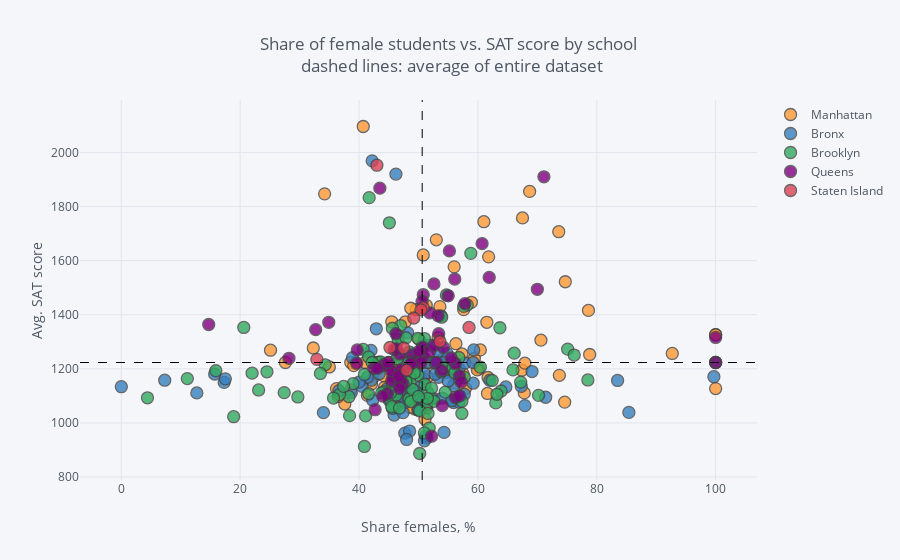

The code cell stored with this chart in its notebook:
### Markdown cell above
Schools exhibit higher SAT-scores when the share of females is higher, but the correlation is pretty weak (~ 0.1).

### Code cell
print('Interactive Map - Share of female students vs. SAT score by school')
with warnings.catch_warnings(): # to catch FutureWarning about np.module being used in pandas
    warnings.filterwarnings("ignore",category=FutureWarning)
    combined.iplot(
        x='female_per',
        y='sat_score',
        categories='boro',
        text="SCHOOL NAME",
        vline= {"x":combined["female_per"].mean(),
                "color":"#000000",
                "dash": "dash"
               },
        hline={"y":combined["sat_score"].mean(),
               "color":"#000000",
               "dash": "dash"
              },
        xTitle='Share females, %',
        yTitle='Avg. SAT score',
        title='Share of female students vs. SAT score by school <br> dashed lines: average of entire dataset'
    )

### Figure 1 — Plotly figure (JSON) as saved in the notebook; plotly's stock layout.template omitted (floating-point values rounded to 4 significant figures)
{"data": [{"marker": {"color": "rgba(255, 153, 51, 1.0)", "line": {"width": 1.3}, "opacity": 0.8, "size": 12, "symbol": "circle"}, "mode": "markers", "name": "Manhattan", "text": ["HENRY STREET SCHOOL FOR INTERNATIONAL STUDIES", "UNIVERSITY NEIGHBORHOOD HIGH SCHOOL", "EAST SIDE COMMUNITY SCHOOL", "MARTA VALLE HIGH SCHOOL", "NEW EXPLORATIONS INTO SCIENCE, TECHNOLOGY AND MATH HIGH SCHOOL", "BARD HIGH SCHOOL EARLY COLLEGE", "47 THE AMERICAN SIGN LANGUAGE AND ENGLISH SECONDARY SCHOOL", "FOOD AND FINANCE HIGH SCHOOL", "ESSEX STREET ACADEMY", "HIGH SCHOOL OF HOSPITALITY MANAGEMENT", "PACE HIGH SCHOOL", "URBAN ASSEMBLY SCHOOL OF DESIGN AND CONSTRUCTION, THE", "FACING HISTORY SCHOOL, THE", "URBAN ASSEMBLY ACADEMY OF GOVERNMENT AND LAW, THE", "LOWER MANHATTAN ARTS ACADEMY", "URBAN ASSEMBLY SCHOOL OF BUSINESS FOR YOUNG WOMEN, THE", "GRAMERCY ARTS HIGH SCHOOL", "NYC ISCHOOL", "MANHATTAN BUSINESS ACADEMY", "BUSINESS OF SPORTS SCHOOL", "THE HIGH SCHOOL FOR LANGUAGE AND DIPLOMACY", "HIGH SCHOOL FOR ENVIRONMENTAL STUDIES", "PROFESSIONAL PERFORMING ARTS HIGH SCHOOL", "BARUCH COLLEGE CAMPUS HIGH SCHOOL", "N.Y.C. LAB SCHOOL FOR COLLABORATIVE STUDIES", "N.Y.C. MUSEUM SCHOOL", "ELEANOR ROOSEVELT HIGH SCHOOL", "MILLENNIUM HIGH SCHOOL", "LANDMARK HIGH SCHOOL", "HIGH SCHOOL FOR HEALTH PROFESSIONS AND HUMAN SERVICES", "LEADERSHIP AND PUBLIC SERVICE HIGH SCHOOL", "MANHATTAN ACADEMY FOR ARTS & LANGUAGE", "HUDSON HIGH SCHOOL OF LEARNING TECHNOLOGIES", "INTERNATIONAL HIGH SCHOOL AT UNION SQUARE", "MANHATTAN VILLAGE ACADEMY", "VANGUARD HIGH SCHOOL", "MANHATTAN INTERNATIONAL HIGH SCHOOL", "STUYVESANT HIGH SCHOOL", "HIGH SCHOOL OF ECONOMICS AND FINANCE", "UNITY CENTER FOR URBAN TECHNOLOGIES", "TALENT UNLIMITED HIGH SCHOOL", "MURRY BERGTRAUM HIGH SCHOOL FOR BUSINESS CAREERS", "JACQUELINE KENNEDY ONASSIS HIGH SCHOOL", "REPERTORY COMPANY HIGH SCHOOL FOR THEATRE ARTS", "MANHATTAN BRIDGES HIGH SCHOOL", "NEW DESIGN HIGH SCHOOL", "HIGH SCHOOL FOR DUAL LANGUAGE AND ASIAN STUDIES", "THE URBAN ASSEMBLY NEW YORK HARBOR SCHOOL", "RICHARD R. GREEN HIGH SCHOOL OF TEACHING", "THE HIGH SCHOOL OF FASHION INDUSTRIES", "HUMANITIES PREPARATORY ACADEMY", "CHELSEA CAREER AND TECHNICAL EDUCATION HIGH SCHOOL", "ART AND DESIGN HIGH SCHOOL", "LIFE SCIENCES SECONDARY SCHOOL", "HIGH SCHOOL FOR ARTS, IMAGINATION AND INQUIRY", "URBAN ASSEMBLY SCHOOL FOR MEDIA STUDIES, THE", "THE URBAN ASSEMBLY SCHOOL FOR GREEN CAREERS", "THE GLOBAL LEARNING COLLABORATIVE", "WADLEIGH SECONDARY SCHOOL FOR THE PERFORMING & VISUAL ARTS", "FRANK MCCOURT HIGH SCHOOL", "BEACON HIGH SCHOOL", "FIORELLO H. LAGUARDIA HIGH SCHOOL OF MUSIC & ART AND PERFORMING ARTS", "HIGH SCHOOL FOR LAW, ADVOCACY AND COMMUNITY JUSTICE", "HIGH SCHOOL OF ARTS AND TECHNOLOGY", "MANHATTAN / HUNTER SCIENCE HIGH SCHOOL", "FREDERICK DOUGLASS ACADEMY II SECONDARY SCHOOL", "COALITION SCHOOL FOR SOCIAL CHANGE", "MANHATTAN CENTER FOR SCIENCE AND MATHEMATICS", "PARK EAST HIGH SCHOOL", "CENTRAL PARK EAST HIGH SCHOOL", "YOUNG WOMEN'S LEADERSHIP SCHOOL", "YOUNG WOMEN'S LEADERSHIP SCHOOL", "HERITAGE SCHOOL, THE", "MOTT HALL HIGH SCHOOL", "COLUMBIA SECONDARY SCHOOL FOR MATH, SCIENCE, AND ENGINEERING", "ACADEMY FOR SOCIAL ACTION: A COLLEGE BOARD SCHOOL", "URBAN ASSEMBLY SCHOOL FOR THE PERFORMING ARTS", "FREDERICK DOUGLASS ACADEMY", "THURGOOD MARSHALL ACADEMY FOR LEARNING AND SOCIAL CHANGE", "HIGH SCHOOL FOR MATHEMATICS, SCIENCE AND ENGINEERING AT CITY COLLEGE", "CITY COLLEGE ACADEMY OF THE ARTS", "COMMUNITY HEALTH ACADEMY OF THE HEIGHTS", "WASHINGTON HEIGHTS EXPEDITIONARY LEARNING SCHOOL", "HIGH SCHOOL FOR EXCELLENCE AND INNOVATION", "HIGH SCHOOL FOR INTERNATIONAL BUSINESS AND FINANCE", "HIGH SCHOOL FOR MEDIA AND COMMUNICATIONS", "HIGH SCHOOL FOR LAW AND PUBLIC SERVICE", "HIGH SCHOOL FOR HEALTH CAREERS AND SCIENCES", "A. PHILIP RANDOLPH CAMPUS HIGH SCHOOL", "GREGORIO LUPERON HIGH SCHOOL FOR SCIENCE AND MATHEMATICS"], "textfont": {"color": "#4D5663"}, "type": "scatter", "x": [38.6, 42.6, 45.3, 53.7, 50.8, 68.7, 57.5, 55, 46.6, 67.8, 56.3, 25.1, 49.4, 56.1, 60.1, 100, 73.7, 51.3, 41, 27.6, 52, 49.6, 74.7, 56, 53, 57.6, 67.5, 61.8, 51.5, 70.6, 53.9, 45.1, 39.4, 38.6, 61.5, 53.8, 55.7, 40.7, 45.5, 37.6, 78.6, 50.9, 59.4, 78.8, 48.6, 61.7, 48.7, 39.1, 67.4, 92.7, 57.3, 35, 53.3, 48.4, 44.3, 42.1, 43.1, 48.6, 61.6, 53.4, 61, 73.6, 59.9, 32.3, 58.9, 45.8, 55.6, 53.6, 57.9, 67.9, 100, 100, 51.4, 46.5, 50.4, 51.3, 74.6, 47.8, 55.9, 34.2, 60.4, 47.7, 44.2, 47.2, 36.2, 36.5, 41.4, 47.3, 50.1, 51.1], "y": [1122, 1172, 1149, 1207, 1621, 1856, 1182, 1194, 1156, 1111, 1293, 1269, 1051, 1148, 1200, 1127, 1176, 1435, 1223.0, 1223.0, 1223.0, 1419, 1522, 1577, 1677, 1419, 1758, 1614, 1170, 1306, 1233, 1223.0, 1223.0, 1223.0, 1372, 1199, 1227, 2096, 1374, 1070, 1416, 1240, 1239, 1253, 1058, 1168, 1424, 1212, 1195, 1257, 1255, 1207, 1315, 1236, 1132, 1144, 1223.0, 1223.0, 1109, 1223.0, 1744, 1707, 1196, 1277, 1446, 1096, 1084, 1430, 1128, 1221, 1326, 1326, 1054, 1210, 1223.0, 1062, 1077, 1374, 1202, 1847, 1270, 1105, 1174, 1223.0, 1127, 1098, 1102, 1224, 1309, 1014]}, {"marker": {"color": "rgba(55, 128, 191, 1.0)", "line": {"width": 1.3}, "opacity": 0.8, "size": 12, "symbol": "circle"}, "mode": "markers", "name": "Bronx", "text": ["SOUTH BRONX PREPARATORY: A COLLEGE BOARD SCHOOL", "INTERNATIONAL COMMUNITY HIGH SCHOOL", "COMMUNITY SCHOOL FOR SOCIAL JUSTICE", "MOTT HAVEN VILLAGE PREPARATORY HIGH SCHOOL", "UNIVERSITY HEIGHTS SECONDARY SCHOOL", "HOSTOSsLINCOLN ACADEMY OF SCIENCE", "FOREIGN LANGUAGE ACADEMY OF GLOBAL STUDIES", "BRONX LEADERSHIP ACADEMY II HIGH SCHOOL", "NEW EXPLORERS HIGH SCHOOL", "URBAN ASSEMBLY SCHOOL FOR CAREERS IN SPORTS", "BRONX ACADEMY OF LETTERS", "ALFRED E. SMITH CAREER AND TECHNICAL EDUCATION HIGH SCHOOL", "HEALTH OPPORTUNITIES HIGH SCHOOL", "BRONX STUDIO SCHOOL FOR WRITERS AND ARTISTS", "WOMEN'S ACADEMY OF EXCELLENCE", "RENAISSANCE HIGH SCHOOL FOR MUSICAL THEATER & TECHNOLOGY", "PABLO NERUDA ACADEMY FOR ARCHITECTURE AND WORLD STUDIES", "MILLENNIUM ART ACADEMY", "HOLCOMBE L. RUCKER SCHOOL OF COMMUNITY RESEARCH", "ANTONIA PANTOJA PREPARATORY ACADEMY, A COLLEGE BOARD SCHOOL", "HERBERT H. LEHMAN HIGH SCHOOL", "BRONX BRIDGES HIGH SCHOOL", "FELISA RINCON DE GAUTIER INSTITUTE FOR LAW AND PUBLIC POLICY, THE", "BANANA KELLY HIGH SCHOOL", "BRONX EXPEDITIONARY LEARNING HIGH SCHOOL", "EAGLE ACADEMY FOR YOUNG MEN", "URBAN ASSEMBLY SCHOOL FOR APPLIED MATH AND SCIENCE, THE", "EXIMIUS COLLEGE PREPARATORY ACADEMY: A COLLEGE BOARD SCHOOL", "MOTT HALL BRONX HIGH SCHOOL", "BRONX CENTER FOR SCIENCE AND MATHEMATICS", "VALIDUS PREPARATORY ACADEMY: AN EXPEDITIONARY LEARNING SCHOOL", "LEADERSHIP INSTITUTE", "MORRIS ACADEMY FOR COLLABORATIVE STUDIES", "BRONX EARLY COLLEGE ACADEMY FOR TEACHING & LEARNING", "DREAMYARD PREPARATORY SCHOOL", "ACADEMY FOR LANGUAGE AND TECHNOLOGY", "BRONX INTERNATIONAL HIGH SCHOOL", "SCHOOL FOR EXCELLENCE", "BRONX HIGH SCHOOL OF BUSINESS", "BRONX HIGH SCHOOL FOR MEDICAL SCIENCE", "BRONX SCHOOL FOR LAW, GOVERNMENT AND JUSTICE", "FREDERICK DOUGLASS ACADEMY III SECONDARY SCHOOL", "BRONX LEADERSHIP ACADEMY HIGH SCHOOL", "HIGH SCHOOL FOR VIOLIN AND DANCE", "RIVERDALE / KINGSBRIDGE ACADEMY (MIDDLE SCHOOL / HIGH SCHOOL 141)", "BRONX ENGINEERING AND TECHNOLOGY ACADEMY", "THEATRE ARTS PRODUCTION COMPANY SCHOOL", "THE MARIE CURIE SCHOOL FOR MEDICINE, NURSING, AND HEALTH PROFESSIONS", "WEST BRONX ACADEMY FOR THE FUTURE", "KINGSBRIDGE INTERNATIONAL HIGH SCHOOL", "BRONX SCHOOL OF LAW AND FINANCE", "INTERNATIONAL SCHOOL FOR LIBERAL ARTS", "INsTECH ACADEMY (M.S. / HIGH SCHOOL 368)", "KNOWLEDGE AND POWER PREPARATORY ACADEMY INTERNATIONAL HIGH SCHOOL (KAPPA)", "HIGH SCHOOL FOR TEACHING AND THE PROFESSIONS", "BELMONT PREPARATORY HIGH SCHOOL", "FORDHAM HIGH SCHOOL FOR THE ARTS", "FORDHAM LEADERSHIP ACADEMY FOR BUSINESS AND TECHNOLOGY", "BRONX HIGH SCHOOL FOR LAW AND COMMUNITY SERVICE", "DEWITT CLINTON HIGH SCHOOL", "CELIA CRUZ BRONX HIGH SCHOOL OF MUSIC, THE", "BRONX HIGH SCHOOL OF SCIENCE", "MARBLE HILL HIGH SCHOOL FOR INTERNATIONAL STUDIES", "BRONX THEATRE HIGH SCHOOL", "DISCOVERY HIGH SCHOOL", "HIGH SCHOOL OF AMERICAN STUDIES AT LEHMAN COLLEGE", "BRONX HEALTH SCIENCES HIGH SCHOOL", "BRONX HIGH SCHOOL FOR WRITING AND COMMUNICATION ARTS", "BRONX LAB SCHOOL", "ACADEMY FOR SCHOLARSHIP AND ENTREPRENEURSHIP: A COLLEGE BOARD SCHOOL", "HIGH SCHOOL OF COMPUTERS AND TECHNOLOGY", "COLLEGIATE INSTITUTE FOR MATH AND SCIENCE", "BRONX ACADEMY OF HEALTH CAREERS", "ASTOR COLLEGIATE ACADEMY", "BRONX HIGH SCHOOL FOR THE VISUAL ARTS", "HARRY S TRUMAN HIGH SCHOOL", "NEW WORLD HIGH SCHOOL", "THE BRONXWOOD PREPARATORY ACADEMY", "PELHAM PREPARATORY ACADEMY", "HIGH SCHOOL FOR CONTEMPORARY ARTS", "BRONX AEROSPACE HIGH SCHOOL", "METROPOLITAN HIGH SCHOOL, THE", "EXPLORATIONS ACADEMY", "BRONX LATIN", "EAST BRONX ACADEMY FOR THE FUTURE", "PEACE AND DIVERSITY ACADEMY", "PAN AMERICAN INTERNATIONAL HIGH SCHOOL AT MONROE", "THE CINEMA SCHOOL", "BRONX CAREER AND COLLEGE PREPARATORY HIGH SCHOOL", "HIGH SCHOOL OF WORLD CULTURES", "FANNIE LOU HAMER FREEDOM HIGH SCHOOL", "WINGS ACADEMY", "MONROE ACADEMY FOR VISUAL ARTS & DESIGN"], "textfont": {"color": "#4D5663"}, "type": "scatter", "x": [52.6, 51.4, 50.8, 49.9, 56.8, 54.8, 54.7, 46, 42.3, 15.7, 55.5, 7.3, 71.4, 56, 99.7, 62, 34, 50.8, 50.8, 53, 38.9, 47.7, 57, 50.1, 49.9, 0, 50.7, 53.4, 54, 53.8, 55.9, 47.8, 46.2, 51.5, 55.9, 51.2, 54.3, 47.7, 45.1, 57.8, 54.1, 48.5, 56.7, 85.4, 48.2, 17.3, 69.1, 83.5, 42.1, 47.7, 43.4, 51, 51.1, 52.8, 57.7, 52.8, 56.8, 36.6, 55.6, 48.9, 59.3, 42.2, 53.3, 67.9, 47.6, 46.2, 64.7, 59.2, 40.5, 48, 12.7, 42.9, 67.3, 41.4, 42, 40, 50, 38.7, 51.9, 44.7, 17.5, 46, 49.2, 50.2, 47, 55, 48.5, 59.2, 55.7, 48, 45.9, 46.3, 47.4], "y": [1090, 945, 1077, 1097, 1201, 1257, 1186, 1103, 1084, 1181, 1201, 1158, 1095, 1223.0, 1171, 1158, 1038, 1164, 1084, 1223.0, 1241, 1223.0, 1099, 1131, 1049, 1134, 1290, 1169, 1092, 1396, 1075, 1081, 1148, 1223.0, 1138, 951, 965, 1074, 1083, 1221, 1224, 1121, 1166, 1039, 1333, 1150, 1190, 1157, 1158, 962, 1182, 934, 1181, 1180, 1106, 1222, 1077, 1119, 1082, 1255, 1270, 1969, 1263, 1064, 1115, 1920, 1133, 1147, 1135, 1141, 1111, 1348, 1135, 1169, 1268, 1151, 1048, 1112, 1288, 1126, 1163, 1055, 1122, 1251, 1102, 1155, 970, 1223.0, 1223.0, 939, 1029, 1114, 1038]}, {"marker": {"color": "rgba(50, 171, 96, 1.0)", "line": {"width": 1.3}, "opacity": 0.8, "size": 12, "symbol": "circle"}, "mode": "markers", "name": "Brooklyn", "text": ["DR. SUSAN S. MCKINNEY SECONDARY SCHOOL OF THE ARTS", "URBAN ASSEMBLY HIGH SCHOOL OF MUSIC AND ART", "BROOKLYN COMMUNITY HIGH SCHOOL OF COMMUNICATION, ARTS AND MEDIA", "SCIENCE SKILLS CENTER HIGH SCHOOL FOR SCIENCE, TECHNOLOGY AND THE CREATIVE ARTS", "BROOKLYN TECHNICAL HIGH SCHOOL", "BROOKLYN INTERNATIONAL HIGH SCHOOL", "THE URBAN ASSEMBLY SCHOOL FOR LAW AND JUSTICE", "ACORN COMMUNITY HIGH SCHOOL", "URBAN ASSEMBLY INSTITUTE OF MATH AND SCIENCE FOR YOUNG WOMEN", "BEDFORD ACADEMY HIGH SCHOOL", "GEORGE WESTINGHOUSE CAREER AND TECHNICAL EDUCATION HIGH SCHOOL", "BENJAMIN BANNEKER ACADEMY", "CITY POLYTECHNIC HIGH SCHOOL OF ENGINEERING, ARCHITECTURE, AND TECHNOLOGY", "JUAN MOREL CAMPOS SECONDARY SCHOOL", "FOUNDATIONS ACADEMY", "BROOKLYN LATIN SCHOOL, THE", "GREEN SCHOOL: AN ACADEMY FOR ENVIRONMENTAL CAREERS", "PROGRESS HIGH SCHOOL FOR PROFESSIONAL CAREERS", "SCHOOL FOR LEGAL STUDIES", "THE HIGH SCHOOL FOR ENTERPRISE, BUSINESS AND TECHNOLOGY", "BROOKLYN PREPARATORY HIGH SCHOOL", "WILLIAMSBURG HIGH SCHOOL FOR ARCHITECTURE AND DESIGN", "WILLIAMSBURG PREPARATORY SCHOOL", "LYONS COMMUNITY SCHOOL", "AUTOMOTIVE HIGH SCHOOL", "FRANCES PERKINS ACADEMY", "EL PUENTE ACADEMY FOR PEACE AND JUSTICE", "BROOKLYN SCHOOL FOR GLOBAL STUDIES", "BROOKLYN SECONDARY SCHOOL FOR COLLABORATIVE STUDIES", "SECONDARY SCHOOL FOR LAW", "SECONDARY SCHOOL FOR JOURNALISM", "PARK SLOPE COLLEGIATE", "SCHOOL FOR INTERNATIONAL STUDIES", "COBBLE HILL SCHOOL OF AMERICAN STUDIES", "BROOKLYN HIGH SCHOOL OF THE ARTS", "SUNSET PARK HIGH SCHOOL", "FREDERICK DOUGLASS ACADEMY IV SECONDARY SCHOOL", "BOYS AND GIRLS HIGH SCHOOL", "BROOKLYN HIGH SCHOOL FOR LAW AND TECHNOLOGY", "THE BROOKLYN ACADEMY OF GLOBAL FINANCE", "ACADEMY FOR COLLEGE PREPARATION AND CAREER EXPLORATION: A COLLEGE BOARD SCHOOL", "ACADEMY OF HOSPITALITY AND TOURISM", "INTERNATIONAL HIGH SCHOOL AT PROSPECT HEIGHTS", "THE HIGH SCHOOL FOR GLOBAL CITIZENSHIP", "SCHOOL FOR HUMAN RIGHTS, THE", "SCHOOL FOR DEMOCRACY AND LEADERSHIP", "HIGH SCHOOL FOR YOUTH AND COMMUNITY DEVELOPMENT AT ERASMUS", "HIGH SCHOOL FOR SERVICE & LEARNING AT ERASMUS", "SCIENCE, TECHNOLOGY AND RESEARCH EARLY COLLEGE HIGH SCHOOL AT ERASMUS", "HIGH SCHOOL FOR PUBLIC SERVICE: HEROES OF TOMORROW", "BROOKLYN ACADEMY OF SCIENCE AND THE ENVIRONMENT", "BROOKLYN SCHOOL FOR MUSIC & THEATRE", "MEDGAR EVERS COLLEGE PREPARATORY SCHOOL", "CLARA BARTON HIGH SCHOOL", "IT TAKES A VILLAGE ACADEMY", "BROOKLYN GENERATION SCHOOL", "BROOKLYN THEATRE ARTS HIGH SCHOOL", "KURT HAHN EXPEDITIONARY LEARNING SCHOOL", "VICTORY COLLEGIATE HIGH SCHOOL", "ARTS & MEDIA PREPARATORY ACADEMY", "HIGH SCHOOL FOR INNOVATION IN ADVERTISING AND MEDIA", "CULTURAL ACADEMY FOR THE ARTS AND SCIENCES", "HIGH SCHOOL FOR MEDICAL PROFESSIONS", "ACADEMY FOR CONSERVATION AND THE ENVIRONMENT", "URBAN ACTION ACADEMY", "EAST NEW YORK FAMILY ACADEMY", "FDNY HIGH SCHOOL FOR FIRE AND LIFE SAFETY", "HIGH SCHOOL FOR CIVIL RIGHTS", "PERFORMING ARTS AND TECHNOLOGY HIGH SCHOOL", "WORLD ACADEMY FOR TOTAL COMMUNITY HEALTH HIGH SCHOOL", "MULTICULTURAL HIGH SCHOOL", "TRANSIT TECH CAREER AND TECHNICAL EDUCATION HIGH SCHOOL", "ACADEMY OF INNOVATIVE TECHNOLOGY", "BROOKLYN LAB SCHOOL", "CYPRESS HILLS COLLEGIATE PREPARATORY SCHOOL", "W. H. MAXWELL CAREER AND TECHNICAL EDUCATION HIGH SCHOOL", "THE SCHOOL FOR CLASSICS: AN ACADEMY OF THINKERS, WRITERS AND PERFORMERS", "NEW UTRECHT HIGH SCHOOL", "HIGH SCHOOL OF TELECOMMUNICATION ARTS AND TECHNOLOGY", "FORT HAMILTON HIGH SCHOOL", "FRANKLIN DELANO ROOSEVELT HIGH SCHOOL", "THE URBAN ASSEMBLY SCHOOL FOR CRIMINAL JUSTICE", "INTERNATIONAL HIGH SCHOOL AT LAFAYETTE", "RACHEL CARSON HIGH SCHOOL FOR COASTAL STUDIES", "HIGH SCHOOL OF SPORTS MANAGEMENT", "ABRAHAM LINCOLN HIGH SCHOOL", "KINGSBOROUGH EARLY COLLEGE SCHOOL", "EDWARD R. MURROW HIGH SCHOOL", "JOHN DEWEY HIGH SCHOOL", "LIFE ACADEMY HIGH SCHOOL FOR FILM AND MUSIC", "EXPEDITIONARY LEARNING SCHOOL FOR COMMUNITY LEADERS", "WILLIAM E. GRADY CAREER AND TECHNICAL EDUCATION HIGH SCHOOL", "BROOKLYN STUDIO SECONDARY SCHOOL", "MIDWOOD HIGH SCHOOL", "JAMES MADISON HIGH SCHOOL", "LEON M. GOLDSTEIN HIGH SCHOOL FOR THE SCIENCES", "BROOKLYN COLLEGE ACADEMY", "BROOKLYN COLLEGIATE: A COLLEGE BOARD SCHOOL", "FREDERICK DOUGLASS ACADEMY VII HIGH SCHOOL", "TEACHERS PREPARATORY HIGH SCHOOL", "ACADEMY FOR ENVIRONMENTAL LEADERSHIP", "EBC HIGH SCHOOL FOR PUBLIC SERVICE–BUSHWICK", "BUSHWICK SCHOOL FOR SOCIAL JUSTICE", "ACADEMY OF URBAN PLANNING", "ALL CITY LEADERSHIP SECONDARY SCHOOL", "BUSHWICK LEADERS HIGH SCHOOL FOR ACADEMIC EXCELLENCE"], "textfont": {"color": "#4D5663"}, "type": "scatter", "x": [63, 57.3, 54.5, 43.9, 41.7, 51.8, 60.4, 44.2, 100, 51, 24.5, 53.9, 20.6, 45.3, 43.3, 45.1, 53.8, 51.5, 54.2, 34.3, 52.2, 27.4, 49, 46.3, 4.4, 23.1, 57.3, 43.8, 40.9, 55.8, 57.7, 47.2, 49.2, 56.1, 66.1, 49.3, 51.3, 38.3, 48.4, 48.4, 46.2, 50.2, 40.9, 49.9, 48.4, 48, 38.4, 36.7, 47, 75.1, 45.6, 67.2, 58.2, 76.2, 51, 39, 63.9, 35.7, 51.1, 52.6, 33.5, 48.5, 78.5, 45.3, 37.4, 56.8, 18.9, 45.6, 48.6, 63.2, 50.2, 15.9, 29.7, 41.6, 52.2, 70.2, 62.4, 40.7, 46.5, 46.6, 41.6, 100, 41.1, 46.4, 11.1, 43.6, 42.2, 57.6, 48.5, 49, 48.7, 22, 49.9, 54.7, 45.6, 58.8, 63.7, 49.3, 51.5, 65.9, 50, 47.9, 51.6, 45.5, 47.9, 46.8], "y": [1074, 1080, 1114, 1211, 1833, 981, 1206, 1116, 1223.0, 1312, 1189, 1391, 1353, 1085, 1223.0, 1740, 1189, 1114, 1204, 1215, 1090, 1112, 1187, 1103, 1093, 1122, 1035, 1111, 1179, 1203, 1169, 1175, 1212, 1185, 1258, 1223.0, 1068, 1097, 1092, 1223.0, 1139, 1045, 913, 1176, 1088, 1153, 1027, 1105, 1360, 1273, 1143, 1151, 1436, 1251, 963, 1145, 1118, 1092, 1143, 1080, 1183, 1169, 1159, 1111, 1135, 1242, 1023, 1054, 1149, 1106, 887, 1193, 1096, 1108, 1129, 1102, 1157, 1272, 1323, 1306, 1244, 1223.0, 1026, 1237, 1164, 1226, 1223.0, 1431, 1262, 1124, 1079, 1184, 1313, 1473, 1350, 1627, 1352, 1185, 1091, 1196, 1098, 1154, 1035, 1060, 1315, 1055]}, {"marker": {"color": "rgba(128, 0, 128, 1.0)", "line": {"width": 1.3}, "opacity": 0.8, "size": 12, "symbol": "circle"}, "mode": "markers", "name": "Queens", "text": ["ACADEMY OF FINANCE AND ENTERPRISE", "HIGH SCHOOL OF APPLIED COMMUNICATION", "CIVIC LEADERSHIP ACADEMY", "PAN AMERICAN INTERNATIONAL HIGH SCHOOL", "BARD HIGH SCHOOL EARLY COLLEGE II", "NEWTOWN HIGH SCHOOL", "GROVER CLEVELAND HIGH SCHOOL", "MIDDLE COLLEGE HIGH SCHOOL AT LAGUARDIA COMMUNITY COLLEGE", "INTERNATIONAL HIGH SCHOOL AT LAGUARDIA COMMUNITY COLLEGE", "HIGH SCHOOL FOR ARTS AND BUSINESS", "ROBERT F. WAGNER, JR. SECONDARY SCHOOL FOR ARTS AND TECHNOLOGY", "QUEENS VOCATIONAL AND TECHNICAL HIGH SCHOOL", "AVIATION CAREER & TECHNICAL EDUCATION HIGH SCHOOL", "QUEENS SCHOOL OF INQUIRY, THE", "FLUSHING INTERNATIONAL HIGH SCHOOL", "EASTsWEST SCHOOL OF INTERNATIONAL STUDIES", "WORLD JOURNALISM PREPARATORY: A COLLEGE BOARD SCHOOL", "JOHN BOWNE HIGH SCHOOL", "FLUSHING HIGH SCHOOL", "TOWNSEND HARRIS HIGH SCHOOL", "ROBERT F. KENNEDY COMMUNITY HIGH SCHOOL", "BENJAMIN N. CARDOZO HIGH SCHOOL", "FRANCIS LEWIS HIGH SCHOOL", "MARTIN VAN BUREN HIGH SCHOOL", "BAYSIDE HIGH SCHOOL", "QUEENS HIGH SCHOOL OF TEACHING, LIBERAL ARTS AND THE SCIENCES", "FREDERICK DOUGLASS ACADEMY VI HIGH SCHOOL", "CHANNEL VIEW SCHOOL FOR RESEARCH", "QUEENS HIGH SCHOOL FOR INFORMATION, RESEARCH, AND TECHNOLOGY", "ROBERT H. GODDARD HIGH SCHOOL OF COMMUNICATION ARTS AND TECHNOLOGY", "ACADEMY OF MEDICAL TECHNOLOGY: A COLLEGE BOARD SCHOOL", "SCHOLARS' ACADEMY", "AUGUST MARTIN HIGH SCHOOL", "RICHMOND HILL HIGH SCHOOL", "JOHN ADAMS HIGH SCHOOL", "HIGH SCHOOL FOR CONSTRUCTION TRADES, ENGINEERING AND ARCHITECTURE", "YORK EARLY COLLEGE ACADEMY", "QUEENS COLLEGIATE: A COLLEGE BOARD SCHOOL", "HILLSIDE ARTS & LETTERS ACADEMY", "FOREST HILLS HIGH SCHOOL", "HILLCREST HIGH SCHOOL", "THOMAS A. EDISON CAREER AND TECHNICAL EDUCATION HIGH SCHOOL", "QUEENS GATEWAY TO HEALTH SCIENCES SECONDARY SCHOOL", "QUEENS METROPOLITAN HIGH SCHOOL", "QUEENS HIGH SCHOOL FOR THE SCIENCES AT YORK COLLEGE", "HIGH SCHOOL FOR LAW ENFORCEMENT AND PUBLIC SAFETY", "YOUNG WOMEN'S LEADERSHIP SCHOOL, QUEENS", "QUEENS PREPARATORY ACADEMY", "PATHWAYS COLLEGE PREPARATORY SCHOOL: A COLLEGE BOARD SCHOOL", "EXCELSIOR PREPARATORY HIGH SCHOOL", "GEORGE WASHINGTON CARVER HIGH SCHOOL FOR THE SCIENCES", "PREPARATORY ACADEMY FOR WRITERS: A COLLEGE BOARD SCHOOL", "CAMBRIA HEIGHTS ACADEMY", "MATHEMATICS, SCIENCE RESEARCH AND TECHNOLOGY MAGNET HIGH SCHOOL", "HUMANITIES & ARTS MAGNET HIGH SCHOOL", "YOUNG WOMEN'S LEADERSHIP SCHOOL, ASTORIA", "ACADEMY FOR CAREERS IN TELEVISION AND FILM", "WILLIAM CULLEN BRYANT HIGH SCHOOL", "LONG ISLAND CITY HIGH SCHOOL", "FRANK SINATRA SCHOOL OF THE ARTS HIGH SCHOOL", "INFORMATION TECHNOLOGY HIGH SCHOOL", "NEWCOMERS HIGH SCHOOL", "ACADEMY OF AMERICAN STUDIES", "BACCALAUREATE SCHOOL FOR GLOBAL EDUCATION"], "textfont": {"color": "#4D5663"}, "type": "scatter", "x": [50.7, 56.2, 55.5, 52.2, 60.7, 42.5, 45, 47.1, 54, 56.9, 53.4, 39.7, 14.7, 53.3, 42.7, 45.9, 57.8, 50.8, 44.2, 71.1, 46.2, 52.6, 50.8, 45.7, 50.6, 54.2, 47.4, 48.9, 45.5, 51.9, 56.2, 56.1, 44.8, 47, 45.5, 32.7, 48.9, 50.1, 53, 51.9, 53.9, 34.9, 61.9, 50.4, 43.5, 47, 100, 44, 46.7, 43.1, 52.7, 56.9, 44.9, 39.6, 57.2, 100, 46.8, 46.3, 48.7, 70, 28.2, 46.8, 55, 55.2], "y": [1280, 1219, 1240, 951, 1663, 1203, 1211, 1177, 1064, 1174, 1330, 1270, 1364, 1396, 1049, 1271, 1441, 1243, 1216, 1910, 1330, 1514, 1474, 1172, 1449, 1279, 1145, 1252, 1156, 1265, 1094, 1532, 1108, 1154, 1192, 1345, 1223.0, 1265, 1223.0, 1407, 1194, 1372, 1538, 1223.0, 1868, 1196, 1316, 1099, 1173, 1202, 1287, 1100, 1223.0, 1220, 1151, 1223.0, 1255, 1275, 1218, 1494, 1239, 1127, 1470, 1636]}, {"marker": {"color": "rgba(219, 64, 82, 1.0)", "line": {"width": 1.3}, "opacity": 0.8, "size": 12, "symbol": "circle"}, "mode": "markers", "name": "Staten Island", "text": ["CSI HIGH SCHOOL FOR INTERNATIONAL STUDIES", "GAYNOR MCCOWN EXPEDITIONARY LEARNING SCHOOL", "THE MICHAEL J. PETRIDES SCHOOL", "NEW DORP HIGH SCHOOL", "PORT RICHMOND HIGH SCHOOL", "CURTIS HIGH SCHOOL", "TOTTENVILLE HIGH SCHOOL", "SUSAN E. WAGNER HIGH SCHOOL", "RALPH R. MCKEE CAREER AND TECHNICAL EDUCATION HIGH SCHOOL", "STATEN ISLAND TECHNICAL HIGH SCHOOL"], "textfont": {"color": "#4D5663"}, "type": "scatter", "x": [58.5, 48, 50.8, 47.5, 45.2, 53.6, 50.4, 49.2, 32.9, 43], "y": [1353, 1195, 1426, 1277, 1279, 1301, 1418, 1388, 1235, 1953]}], "layout": {"legend": {"bgcolor": "#F5F6F9", "font": {"color": "#4D5663"}}, "paper_bgcolor": "#F5F6F9", "plot_bgcolor": "#F5F6F9", "shapes": [{"line": {"color": "#000000", "dash": "dash", "width": 1}, "type": "line", "x0": 0, "x1": 1, "xref": "paper", "y0": 1223.0, "y1": 1223.0, "yref": "y"}, {"line": {"color": "#000000", "dash": "dash", "width": 1}, "type": "line", "x0": 50.62, "x1": 50.62, "xref": "x", "y0": 0, "y1": 1, "yref": "paper"}], "title": "Share of female students vs. SAT score by school <br> dashed lines: average of entire dataset", "titlefont": {"color": "#4D5663"}, "xaxis": {"gridcolor": "#E1E5ED", "showgrid": true, "tickfont": {"color": "#4D5663"}, "title": "Share females, %", "titlefont": {"color": "#4D5663"}, "zerolinecolor": "#E1E5ED"}, "yaxis": {"gridcolor": "#E1E5ED", "showgrid": true, "tickfont": {"color": "#4D5663"}, "title": "Avg. SAT score", "titlefont": {"color": "#4D5663"}, "zerolinecolor": "#E1E5ED"}}}
